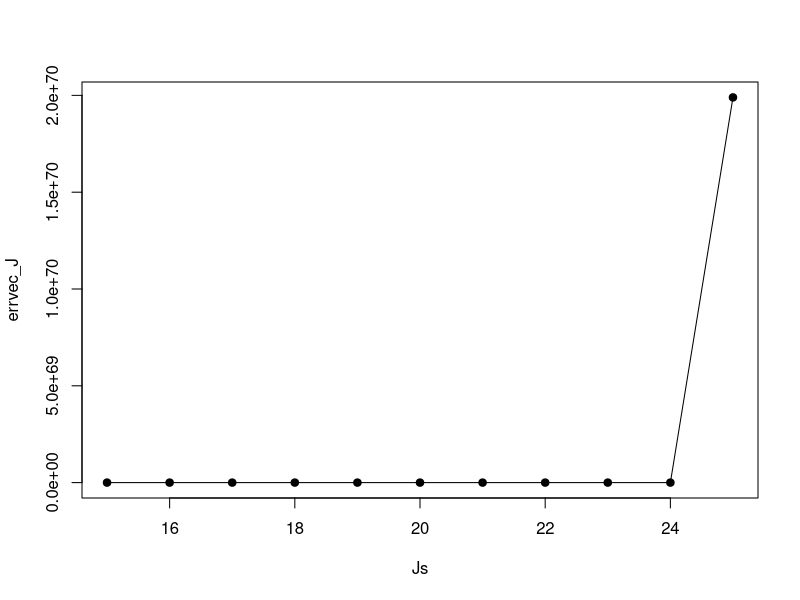
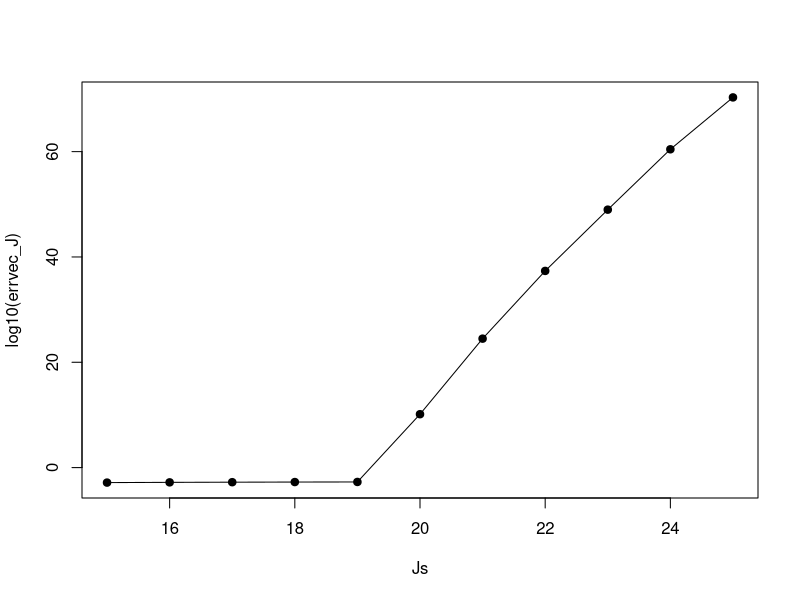

Write R code to recreate these figures, in order.
# FTCS Example for canonical heat equation
# u_t = u_xx
# u(0,x) = lambda(x)
# u(t,x_L) = alpha(t)
# u(t,x_R) = beta(t)
#
# where we assume that x_L = 0, x_R = pi
# lambda(x) = sin(x)
# alpha(t) = 0, beta(t) = 0
#
#
# can show analytically that the solution to the above problem is
# u(x,t) = e^(-t)sin(x)
#
# implement the FTCS method and compare to the analytic (true) solution
xL <- 0
xR <- pi
T <- 3

N <- 200
Jmin <- 15
Jmax <- 25
Js <- Jmin:Jmax
errvec_J <- vector(mode = 'numeric', length = Jmax - Jmin + 1)

for (J in Js) {
  
  dt <- T/N
  dx <- (xR - xL)/J
  v <- dt/(dx^2)
  
  # We define U on the interior of the space domain
  Uint <- matrix(0, nrow = (J - 1), ncol = (N + 1))
  
  # We add the initial condition at time t=0
  for (i in 1:(J - 1)) {
    Uint[i, 1] <- sin(i*dx)
  }
  
  aa <- v
  bb <- 1 - 2*v
  cc <- v
  J2 <- J - 1
  
  # Create the tridiagonal matrix tridiag(aa,bb,cc)
  # Note that the A here is the (I-vA) in the notes
  A <- matrix(nrow = J2, ncol = J2, data = 0)
  diag(A) <- bb
  A[cbind(1:(J2 - 1), 2:J2)] <- cc
  A[cbind(2:J2, 1:(J2 - 1))] <- aa
  
  ## Apply the FTCS
  for (n in 1:N){
    Uint[,n + 1] <- A %*% Uint[,n]
  }
  
  # We add the boundary conditions at x_L and x_R
  C <- rbind(0, Uint, 0)
  
  # Plot the approximate solution
  t <- seq(0, T, by = dt)
  x <- seq(xL, xR, by = dx)
  
  # Construct the true solution
  N <- length(t)
  J3 <- length(x)
  C_true <- matrix(nrow = J3, ncol = N, data = 0)
  
  for (n in 1:N){
    for (j in 1:J){
      C_true[j, n] <- exp(-t[n])*sin(x[j])
    }
  }
  
  # Calculate the maximum error
  errvec_J[J - Jmin + 1] <- max(abs(C - C_true))
}

plot(errvec_J ~ Js, type = 'o', pch = 19)
plot(log10(errvec_J) ~ Js, type = 'o', pch = 19)
